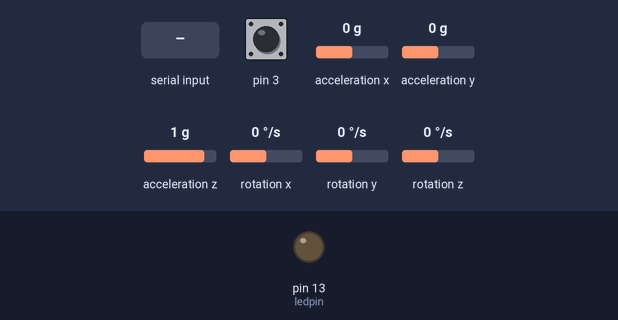
This sketch was run on a simulated Arduino Leonardo, built with avr-gcc and run on an emulated ATmega32U4. Parts: output pins drawn as LEDs (lit = HIGH). Dashed ring = blinking. The test bench sets the inputs (shaded band); at power-on: pin 3 HIGH, acceleration x 0 g, acceleration y 0 g, acceleration z 1 g, rotation x 0 °/s, rotation y 0 °/s, rotation z 0 °/s. The sensor or clock chip raises its interrupt line as the real part does; what the sketch prints to the serial monitor is not drawn.

Above: at 0.8 s.
0.9 s: "1\n" received over Serial
At 2.2 s:
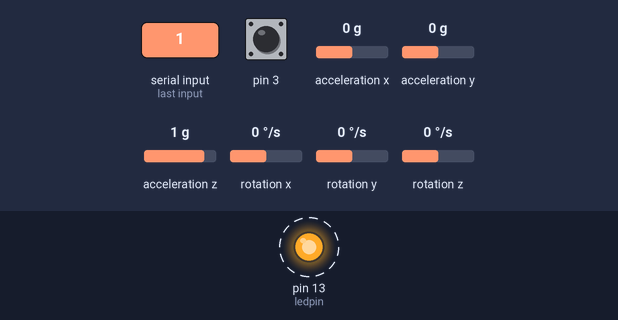
Timing chart, 0 to 9.9 s (numbered marks = the images above; inputs shaded):
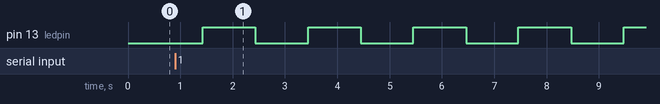

The sketch:

MPU6050_DMP6_BLUETOOTH_own.ino
```cpp
// I2C device class (I2Cdev) demonstration Arduino sketch for MPU6050 class using DMP (MotionApps v2.0)
// 6/21/2012 by Jeff Rowberg <jeff@rowberg.net>
// Updates should (hopefully) always be available at https://github.com/jrowberg/i2cdevlib
//
// Changelog:
//      2013-05-08 - added seamless Fastwire support
//                 - added note about gyro calibration
//      2012-06-21 - added note about Arduino 1.0.1 + Leonardo compatibility error
//      2012-06-20 - improved FIFO overflow handling and simplified read process
//      2012-06-19 - completely rearranged DMP initialization code and simplification
//      2012-06-13 - pull gyro and accel data from FIFO packet instead of reading directly
//      2012-06-09 - fix broken FIFO read sequence and change interrupt detection to RISING
//      2012-06-05 - add gravity-compensated initial reference frame acceleration output
//                 - add 3D math helper file to DMP6 example sketch
//                 - add Euler output and Yaw/Pitch/Roll output formats
//      2012-06-04 - remove accel offset clearing for better results (thanks Sungon Lee)
//      2012-06-01 - fixed gyro sensitivity to be 2000 deg/sec instead of 250
//      2012-05-30 - basic DMP initialization working

/* ============================================
I2Cdev device library code is placed under the MIT license
Copyright (c) 2012 Jeff Rowberg

Permission is hereby granted, free of charge, to any person obtaining a copy
of this software and associated documentation files (the "Software"), to deal
in the Software without restriction, including without limitation the rights
to use, copy, modify, merge, publish, distribute, sublicense, and/or sell
copies of the Software, and to permit persons to whom the Software is
furnished to do so, subject to the following conditions:

The above copyright notice and this permission notice shall be included in
all copies or substantial portions of the Software.

THE SOFTWARE IS PROVIDED "AS IS", WITHOUT WARRANTY OF ANY KIND, EXPRESS OR
IMPLIED, INCLUDING BUT NOT LIMITED TO THE WARRANTIES OF MERCHANTABILITY,
FITNESS FOR A PARTICULAR PURPOSE AND NONINFRINGEMENT. IN NO EVENT SHALL THE
AUTHORS OR COPYRIGHT HOLDERS BE LIABLE FOR ANY CLAIM, DAMAGES OR OTHER
LIABILITY, WHETHER IN AN ACTION OF CONTRACT, TORT OR OTHERWISE, ARISING FROM,
OUT OF OR IN CONNECTION WITH THE SOFTWARE OR THE USE OR OTHER DEALINGS IN
THE SOFTWARE.
===============================================
*/

// I2Cdev and MPU6050 must be installed as libraries, or else the .cpp/.h files
// for both classes must be in the include path of your project
#include "I2Cdev.h"
#include <SoftwareSerial.h>// import the serial library

#include "MPU6050_6Axis_MotionApps20.h"
//#include "MPU6050.h" // not necessary if using MotionApps include file

// Arduino Wire library is required if I2Cdev I2CDEV_ARDUINO_WIRE implementation
// is used in I2Cdev.h
#if I2CDEV_IMPLEMENTATION == I2CDEV_ARDUINO_WIRE
    #include "Wire.h"
#endif

// class default I2C address is 0x68
// specific I2C addresses may be passed as a parameter here
// AD0 low = 0x68 (default for SparkFun breakout and InvenSense evaluation board)
// AD0 high = 0x69
MPU6050 mpu;
//MPU6050 mpu(0x69); // <-- use for AD0 high

/* =========================================================================
   NOTE: In addition to connection 3.3v, GND, SDA, and SCL, this sketch
   depends on the MPU-6050's INT pin being connected to the Arduino's
   external interrupt #0 pin. On the Arduino Uno and Mega 2560, this is
   digital I/O pin 2.
 * ========================================================================= */

/* =========================================================================
   NOTE: Arduino v1.0.1 with the Leonardo board generates a compile error
   when using Serial.write(buf, len). The Teapot output uses this method.
   The solution requires a modification to the Arduino USBAPI.h file, which
   is fortunately simple, but annoying. This will be fixed in the next IDE
   release. For more info, see these links:

   http://arduino.cc/forum/index.php/topic,109987.0.html
   http://code.google.com/p/arduino/issues/detail?id=958
 * ========================================================================= */


// uncomment "OUTPUT_READABLE_QUATERNION" if you want to see the actual
// quaternion components in a [w, x, y, z] format (not best for parsing
// on a remote host such as Processing or something though)
//#define OUTPUT_READABLE_QUATERNION

// uncomment "OUTPUT_READABLE_EULER" if you want to see Euler angles
// (in degrees) calculated from the quaternions coming from the FIFO.
// Note that Euler angles suffer from gimbal lock (for more info, see
// http://en.wikipedia.org/wiki/Gimbal_lock)
//#define OUTPUT_READABLE_EULER

// uncomment "OUTPUT_READABLE_YAWPITCHROLL" if you want to see the yaw/
// pitch/roll angles (in degrees) calculated from the quaternions coming
// from the FIFO. Note this also requires gravity vector calculations.
// Also note that yaw/pitch/roll angles suffer from gimbal lock (for
// more info, see: http://en.wikipedia.org/wiki/Gimbal_lock)
//#define OUTPUT_READABLE_YAWPITCHROLL

// uncomment "OUTPUT_READABLE_REALACCEL" if you want to see acceleration
// components with gravity removed. This acceleration reference frame is
// not compensated for orientation, so +X is always +X according to the
// sensor, just without the effects of gravity. If you want acceleration
// compensated for orientation, us OUTPUT_READABLE_WORLDACCEL instead.
//#define OUTPUT_READABLE_REALACCEL

// uncomment "OUTPUT_READABLE_WORLDACCEL" if you want to see acceleration
// components with gravity removed and adjusted for the world frame of
// reference (yaw is relative to initial orientation, since no magnetometer
// is present in this case). Could be quite handy in some cases.
//#define OUTPUT_READABLE_WORLDACCEL

// uncomment "OUTPUT_TEAPOT" if you want output that matches the
// format used for the InvenSense teapot demo
#define OUTPUT_TEAPOT

SoftwareSerial Genotronex(10, 11); // RX, TX
int ledpin=13; // led on D13 will show blink on / off
long previousMillis = 0;        // will store last time LED was updated

// the follow variables is a long because the time, measured in miliseconds,
// will quickly become a bigger number than can be stored in an int.
long interval = 1000;           // interval at which to blink (milliseconds)
int ledState = LOW;             // ledState used to set the LED
long Counter=0; // counter will increase every 1 second
bool blinkState = false;

// MPU control/status vars
bool dmpReady = false;  // set true if DMP init was successful
uint8_t mpuIntStatus;   // holds actual interrupt status byte from MPU
uint8_t devStatus;      // return status after each device operation (0 = success, !0 = error)
uint16_t packetSize;    // expected DMP packet size (default is 42 bytes)
uint16_t fifoCount;     // count of all bytes currently in FIFO
uint8_t fifoBuffer[64]; // FIFO storage buffer

// orientation/motion vars
Quaternion q;           // [w, x, y, z]         quaternion container
VectorInt16 aa;         // [x, y, z]            accel sensor measurements
VectorInt16 aaReal;     // [x, y, z]            gravity-free accel sensor measurements
VectorInt16 aaWorld;    // [x, y, z]            world-frame accel sensor measurements
VectorFloat gravity;    // [x, y, z]            gravity vector
float euler[3];         // [psi, theta, phi]    Euler angle container
float ypr[3];           // [yaw, pitch, roll]   yaw/pitch/roll container and gravity vector

// packet structure for InvenSense teapot demo
uint8_t teapotPacket[14] = { '$', 0x02, 0,0, 0,0, 0,0, 0,0, 0x00, 0x00, '\r', '\n' };


// ================================================================
// ===               INTERRUPT DETECTION ROUTINE                ===
// ================================================================

volatile bool mpuInterrupt = false;     // indicates whether MPU interrupt pin has gone high
void dmpDataReady() {
    mpuInterrupt = true;
}


// ================================================================
// ===                      INITIAL SETUP                       ===
// ================================================================

void setup() {
    // put your setup code here, to run once:
    Genotronex.begin(9600);
    Genotronex.println("Bluetooth On please wait....");
    pinMode(ledpin,OUTPUT);
    // join I2C bus (I2Cdev library doesn't do this automatically)
    #if I2CDEV_IMPLEMENTATION == I2CDEV_ARDUINO_WIRE
        Wire.begin();
        TWBR = 24; // 400kHz I2C clock (200kHz if CPU is 8MHz)
    #elif I2CDEV_IMPLEMENTATION == I2CDEV_BUILTIN_FASTWIRE
        Fastwire::setup(400, true);
    #endif

    // initialize serial communication
    // (115200 chosen because it is required for Teapot Demo output, but it's
    // really up to you depending on your project)
    Serial.begin(9600);
    while (!Serial); // wait for Leonardo enumeration, others continue immediately

    // NOTE: 8MHz or slower host processors, like the Teensy @ 3.3v or Ardunio
    // Pro Mini running at 3.3v, cannot handle this baud rate reliably due to
    // the baud timing being too misaligned with processor ticks. You must use
    // 38400 or slower in these cases, or use some kind of external separate
    // crystal solution for the UART timer.

    // initialize device
    Serial.println(F("Initializing I2C devices..."));
    mpu.initialize();

    // verify connection
    Serial.println(F("Testing device connections..."));
    Serial.println(mpu.testConnection() ? F("MPU6050 connection successful") : F("MPU6050 connection failed"));

    // wait for ready
    Serial.println(F("\nSend any character to begin DMP programming and demo: "));
    while (Serial.available() && Serial.read()); // empty buffer
    while (!Serial.available());                 // wait for data
    while (Serial.available() && Serial.read()); // empty buffer again

    // load and configure the DMP
    Serial.println(F("Initializing DMP..."));
    devStatus = mpu.dmpInitialize();

    // supply your own gyro offsets here, scaled for min sensitivity
    mpu.setXGyroOffset(220);
    mpu.setYGyroOffset(76);
    mpu.setZGyroOffset(-85);
    mpu.setZAccelOffset(1788); // 1688 factory default for my test chip

    // make sure it worked (returns 0 if so)
    if (devStatus == 0) {
        // turn on the DMP, now that it's ready
        Serial.println(F("Enabling DMP..."));
        mpu.setDMPEnabled(true);

        // enable Arduino interrupt detection
        Serial.println(F("Enabling interrupt detection (Arduino external interrupt 0)..."));
        attachInterrupt(0, dmpDataReady, RISING);
        mpuIntStatus = mpu.getIntStatus();

        // set our DMP Ready flag so the main loop() function knows it's okay to use it
        Serial.println(F("DMP ready! Waiting for first interrupt..."));
        dmpReady = true;

        // get expected DMP packet size for later comparison
        packetSize = mpu.dmpGetFIFOPacketSize();
    } else {
        // ERROR!
        // 1 = initial memory load failed
        // 2 = DMP configuration updates failed
        // (if it's going to break, usually the code will be 1)
        Serial.print(F("DMP Initialization failed (code "));
        Serial.print(devStatus);
        Serial.println(F(")"));
    }
}


// ================================================================
// ===                    MAIN PROGRAM LOOP                     ===
// ================================================================

void loop() {
    // put your main code here, to run repeatedly:
    unsigned long currentMillis = millis();
    // display Euler angles in degrees
    mpu.dmpGetQuaternion(&q, fifoBuffer);
    mpu.dmpGetGravity(&gravity, &q);
    mpu.dmpGetYawPitchRoll(ypr, &q, &gravity);

    if(currentMillis - previousMillis > interval) {
      // save the last time you blinked the LED
      previousMillis = currentMillis;
       Counter+=1;

      Genotronex.print("ypr\t");
      Genotronex.print(ypr[0] * 180/M_PI);
      Genotronex.print("\t");
      Genotronex.print(ypr[1] * 180/M_PI);
      Genotronex.print("\t");
      Genotronex.println(ypr[2] * 180/M_PI);

      // if the LED is off turn it on and vice-versa:
      if (ledState == LOW)
        ledState = HIGH;
      else
        ledState = LOW;

      // set the LED with the ledState of the variable:
      digitalWrite(ledpin, ledState);
    }
    // if programming failed, don't try to do anything
    if (!dmpReady) return;

    // wait for MPU interrupt or extra packet(s) available
    while (!mpuInterrupt && fifoCount < packetSize) {
        // other program behavior stuff here
        // .
        // .
        // .
        // if you are really paranoid you can frequently test in between other
        // stuff to see if mpuInterrupt is true, and if so, "break;" from the
        // while() loop to immediately process the MPU data
        // .
        // .
        // .
    }

    // reset interrupt flag and get INT_STATUS byte
    mpuInterrupt = false;
    mpuIntStatus = mpu.getIntStatus();

    // get current FIFO count
    fifoCount = mpu.getFIFOCount();

    // check for overflow (this should never happen unless our code is too inefficient)
    if ((mpuIntStatus & 0x10) || fifoCount == 1024) {
        // reset so we can continue cleanly
        mpu.resetFIFO();
        Serial.println(F("FIFO overflow!"));

    // otherwise, check for DMP data ready interrupt (this should happen frequently)
    } else if (mpuIntStatus & 0x02) {
        // wait for correct available data length, should be a VERY short wait
        while (fifoCount < packetSize) fifoCount = mpu.getFIFOCount();

        // read a packet from FIFO
        mpu.getFIFOBytes(fifoBuffer, packetSize);

        // track FIFO count here in case there is > 1 packet available
        // (this lets us immediately read more without waiting for an interrupt)
        fifoCount -= packetSize;

        #ifdef OUTPUT_READABLE_QUATERNION
            // display quaternion values in easy matrix form: w x y z
            mpu.dmpGetQuaternion(&q, fifoBuffer);
            Serial.print("quat\t");
            Serial.print(q.w);
            Serial.print("\t");
            Serial.print(q.x);
            Serial.print("\t");
            Serial.print(q.y);
            Serial.print("\t");
            Serial.println(q.z);
        #endif

        #ifdef OUTPUT_READABLE_EULER
            // display Euler angles in degrees
            mpu.dmpGetQuaternion(&q, fifoBuffer);
            mpu.dmpGetEuler(euler, &q);
            Serial.print("euler\t");
            Serial.print(euler[0] * 180/M_PI);
            Serial.print("\t");
            Serial.print(euler[1] * 180/M_PI);
            Serial.print("\t");
            Serial.println(euler[2] * 180/M_PI);
        #endif

        #ifdef OUTPUT_READABLE_YAWPITCHROLL
            // display Euler angles in degrees
            mpu.dmpGetQuaternion(&q, fifoBuffer);
            mpu.dmpGetGravity(&gravity, &q);
            mpu.dmpGetYawPitchRoll(ypr, &q, &gravity);
            Serial.print("ypr\t");
            Serial.print(ypr[0] * 180/M_PI);
            Serial.print("\t");
            Serial.print(ypr[1] * 180/M_PI);
            Serial.print("\t");
            Serial.println(ypr[2] * 180/M_PI);
        #endif

        #ifdef OUTPUT_TEAPOT
            // display quaternion values in InvenSense Teapot demo format:
            teapotPacket[2] = fifoBuffer[0];
            teapotPacket[3] = fifoBuffer[1];
            teapotPacket[4] = fifoBuffer[4];
            teapotPacket[5] = fifoBuffer[5];
            teapotPacket[6] = fifoBuffer[8];
            teapotPacket[7] = fifoBuffer[9];
            teapotPacket[8] = fifoBuffer[12];
            teapotPacket[9] = fifoBuffer[13];
            Serial.write(teapotPacket, 14);
            teapotPacket[11]++; // packetCount, loops at 0xFF on purpose
        #endif
    }
}
```

Measured:
- after the input at 0.9 s, pin 13 (ledpin): alternates HIGH for 1.0 s and LOW for 1.0 s, starting after 0.53 s
